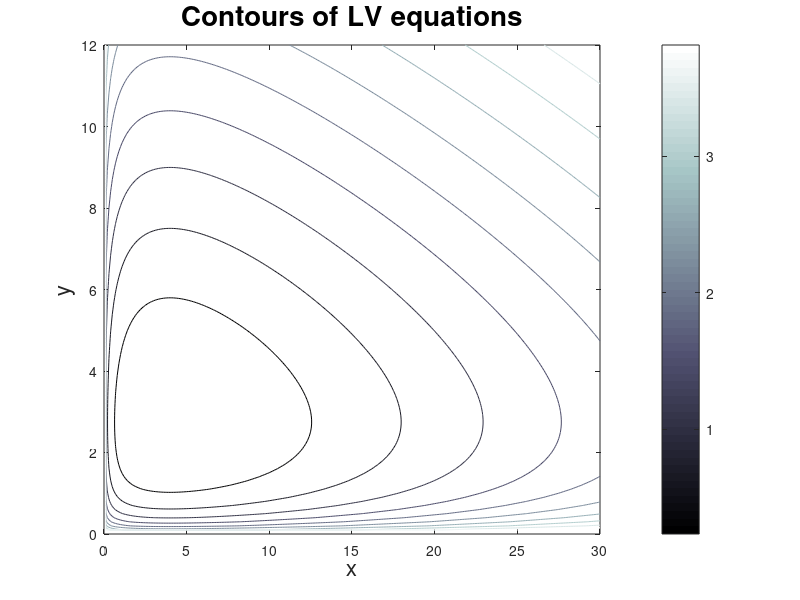

The MATLAB script that drew this image:
%% R4.5. Contour example.  Ref:  COSC2500 blackboarda = 1.1;  b = 0.4;  d = 0.1;  g = 0.4;  x = 0:0.1:30;y = 0:0.1:12;[X,Y] = meshgrid(x,y);  H = b*Y - a*log(Y) + d*X - g*log(X);contour(X,Y,H)colorbar, colormap bonetitle("Contours of LV equations",'FontSize',20)xlabel('x','FontSize',16)ylabel('y','FontSize',16)